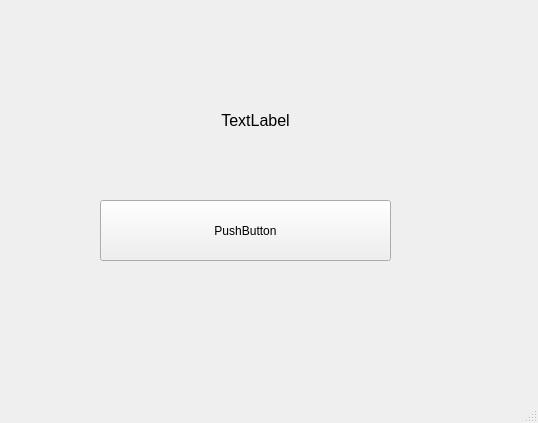
<?xml version="1.0" encoding="UTF-8"?>
<ui version="4.0">
 <class>MainWindow</class>
 <widget class="QMainWindow" name="MainWindow">
  <property name="geometry">
   <rect>
    <x>0</x>
    <y>0</y>
    <width>538</width>
    <height>423</height>
   </rect>
  </property>
  <property name="windowTitle">
   <string>MainWindow</string>
  </property>
  <widget class="QWidget" name="centralwidget">
   <widget class="QPushButton" name="button_main">
    <property name="enabled">
     <bool>true</bool>
    </property>
    <property name="geometry">
     <rect>
      <x>100</x>
      <y>200</y>
      <width>291</width>
      <height>61</height>
     </rect>
    </property>
    <property name="text">
     <string>PushButton</string>
    </property>
   </widget>
   <widget class="QLabel" name="label_main">
    <property name="enabled">
     <bool>true</bool>
    </property>
    <property name="geometry">
     <rect>
      <x>110</x>
      <y>100</y>
      <width>291</width>
      <height>41</height>
     </rect>
    </property>
    <property name="font">
     <font>
      <pointsize>12</pointsize>
     </font>
    </property>
    <property name="text">
     <string>TextLabel</string>
    </property>
    <property name="alignment">
     <set>Qt::AlignCenter</set>
    </property>
   </widget>
  </widget>
  <widget class="QMenuBar" name="menubar">
   <property name="geometry">
    <rect>
     <x>0</x>
     <y>0</y>
     <width>538</width>
     <height>21</height>
    </rect>
   </property>
  </widget>
  <widget class="QStatusBar" name="statusbar"/>
 </widget>
 <resources/>
 <connections/>
</ui>
